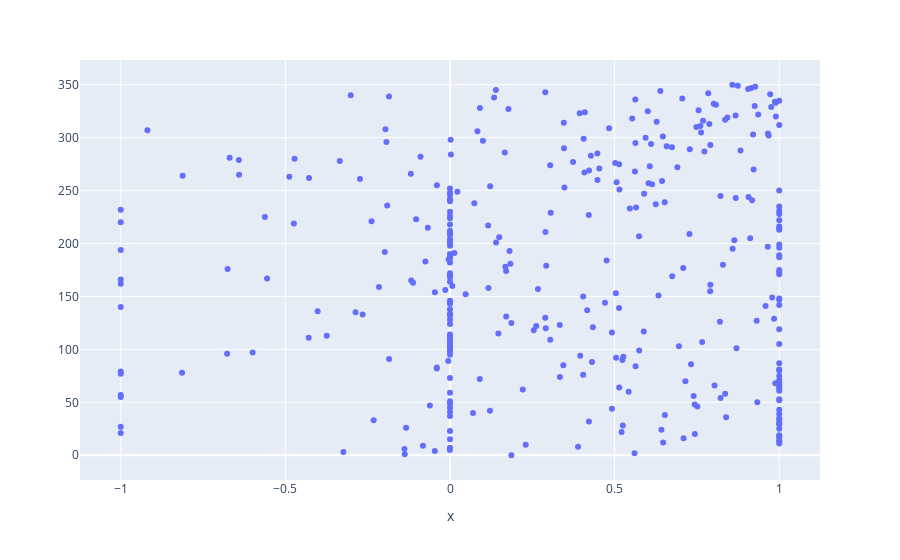

The code cell stored with this chart in its notebook:
### Code cell
import plotly.express as px
fig = px.scatter(x = df['Col2'])
fig.show()

### Figure 1 — Plotly figure (JSON) as saved in the notebook; plotly's stock layout.template omitted (floating-point values rounded to 4 significant figures; data arrays with more than 128 entries replaced by an {"elided": "..."} marker saying what was removed)
{"data": [{"hoverlabel": {"namelength": 0}, "hovertemplate": "x=%{x}", "legendgroup": "", "marker": {"color": "#636efa", "symbol": "circle"}, "mode": "markers", "name": "", "showlegend": false, "type": "scatter", "x": {"elided": "351 float values"}, "xaxis": "x", "yaxis": "y"}], "layout": {"legend": {"tracegroupgap": 0}, "margin": {"t": 60}, "xaxis": {"anchor": "y", "domain": [0, 1], "title": {"text": "x"}}, "yaxis": {"anchor": "x", "domain": [0, 1]}}}
